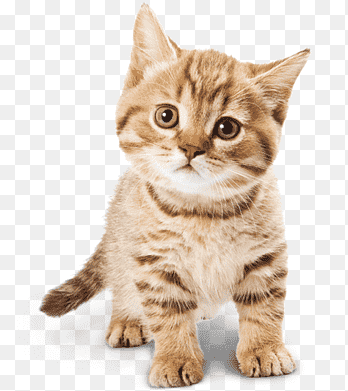
#> input picture Meobeo.png, 348 x 391 px; its folder holds 5 pictures in this run
$ python CodeBTL.py
#> lines starting #> are read from the running program, lines starting #| are printed output that depends on the picture
from matplotlib.image import imread
import matplotlib.pyplot as plt
import numpy as np

plt.rcParams['figure.figsize'] = [16, 8]

def plot_images(name ,U, S, VT):
    j = 0
    for r in (5, 25, 100):
        Xapprox = U[:,:r] @ S[0:r, :r] @ VT[:r, :]
        plt.figure(j+1)
        j += 1
        img = plt.imshow(256-Xapprox)
        img.set_cmap('gray')
        plt.axis('off')
        plt.title('r = ' + str(r))
        plt.savefig(f'{name}_{j}.png')
        plt.show()
#not necessary
def plot_cumulative_sum(S):
    plt.clf
    plt.figure(1)
    plt.semilogy(np.diag(S))
    plt.title('Singular Values')
    plt.show()

    plt.figure(1)
    plt.plot(np.cumsum(np.diag(S))/np.sum(np.diag(S)))
    plt.title('Singular Values: Cumulative Sum')
    plt.show()


A = imread('Meobeo.png')
#> A is the input picture: shape (391, 348, 4) float32; mean R, G, B, A 0.885, 0.835, 0.789, 1
X = np.mean(A, -1);
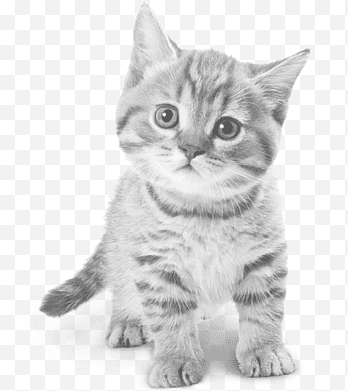
#> X: shape (391, 348) float32; min 0.341, max 1, mean 0.878
U, S, VT = np.linalg.svd(X, full_matrices=False)
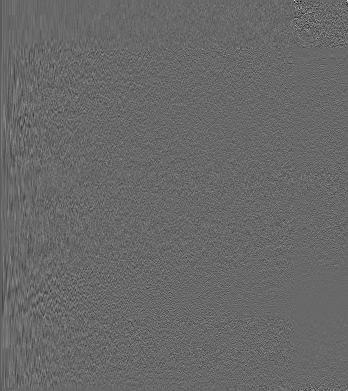
#> U: shape (391, 348) float32; min -0.491, max 0.702, mean -0.000143; drawn with min black and max white
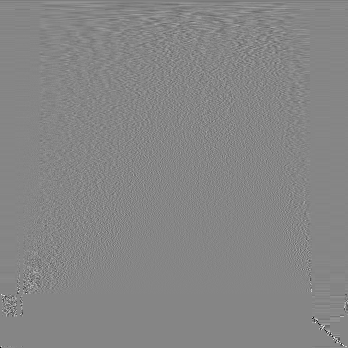
#> VT: shape (348, 348) float32; min -0.98, max 0.886, mean -0.000167; drawn with min black and max white
#> S = 348 values, max 325.7 at index 0, min 2.04e-14 at index 347, mean 1.74
S = np.diag(S)
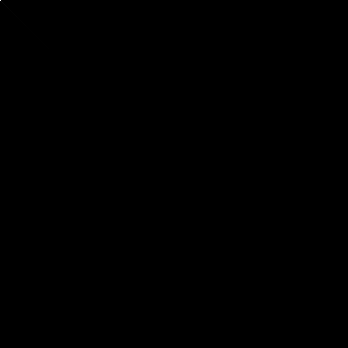
#> S: shape (348, 348) float32; min 0, max 325.7, mean 0; drawn with min black and max white

plot_images("Meobeo" ,U, S, VT)
#> the loop in plot_images, `for r in (5, 25, 100):` made 3 passes
#> pass 1, in plot_images, `plt.savefig(f'{name}_{j}.png')`:
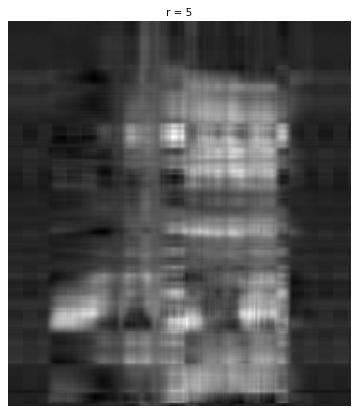
#> figure drawn by matplotlib, 1 panel
#> pass 3, in plot_images, `Xapprox = U[:,:r] @ S[0:r, :r] @ VT[:r, :]`:
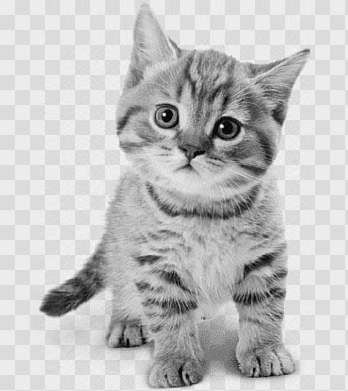
#> Xapprox: shape (391, 348) float32; min 0.304, max 1.05, mean 0.878; drawn with min black and max white
#> after the loop in plot_images, `for r in (5, 25, 100):`: j = 3
plot_cumulative_sum(S)
#> in plot_cumulative_sum, `plt.show()`:
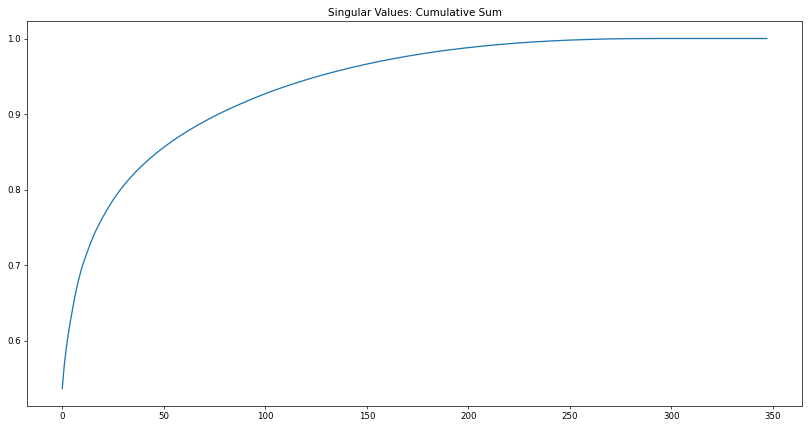
#> figure drawn by matplotlib, 1 panel; curve peaks at x = 293, y = 1
